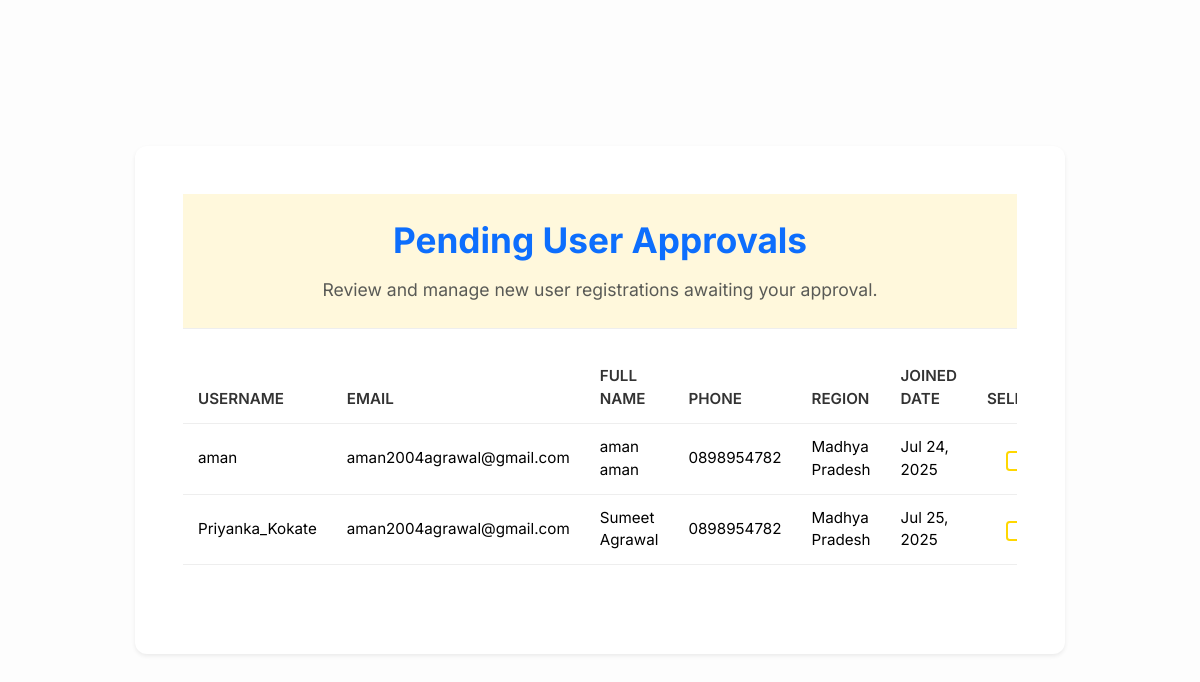
The app's page /requestPage/ (signed in) with its own data.
### salesmanPanel/models.py (models this page shows, shortened)
class CustomUser(AbstractUser):
    phone = models.CharField(max_length=15)
    address = models.TextField(blank=True)
    region = models.CharField(max_length=100)
    is_approved = models.BooleanField(default=False)

### salesmanPanel/views.py (the view)
# urls.py: path('requestPage/', views.requestPage, name='requestPage'),
@login_required
@user_passes_test(is_admin)
def requestPage(request):
    pending_users = CustomUser.objects.filter(is_superuser = False,is_approved=False)
    context = {
        'pending_users': pending_users,   # Pass the pending users to the template
    }
    return render(request, 'salesmanPortal/requestPage.html',context)

### salesmanPanel/views.py (called while the page is built)
def is_admin(user):
    return user.is_staff # is_superuser implies is_staff, so this covers both.

### templates/salesmanPortal/requestPage.html (shortened to what this page needs)
{% load static %}
<!DOCTYPE html>
<html lang="en">
<head>
    <link href="https://cdn.jsdelivr.net/npm/bootstrap@5.3.3/dist/css/bootstrap.min.css" rel="stylesheet" xintegrity="sha384-QWTKZyjpPEjISv5WaRU9OFeRpok6YctnYmDr5pNlyT2bRjXh0JMhjY6hW+ALEwIH">
    <link rel="stylesheet" href="https://cdn.jsdelivr.net/npm/bootstrap-icons@1.10.5/font/bootstrap-icons.css">
</head>
<body>
<div class="content-wrapper">
    <div class="container py-5">
        <div class="card shadow-sm border-0 rounded-lg">
            <div class="card-body p-4 p-md-5">
                <div class="section-header mb-4 text-center">
                    <h2 class="section-title text-primary fw-bold mb-3">Pending User Approvals</h2>
                    <p class="text-muted lead-text">Review and manage new user registrations awaiting your approval.</p>
                </div>
                <div class="pending-users-section">
                    {% if pending_users %}
                    <div class="table-responsive">
                        <table class="table users-table table-hover table-borderless align-middle">
                            <thead class="bg-light">
                                <tr>
                                    <th scope="col">Username</th>
                                    <th scope="col">Email</th>
                                    <th scope="col">Full Name</th>
                                    <th scope="col">Phone</th>
                                    <th scope="col">Region</th>
                                    <th scope="col">Joined Date</th>
                                    <th scope="col" class="text-center">Select</th>
                                </tr>
                            </thead>
                            <tbody>
                                {% for user in pending_users %}
                                <tr data-email-row="{{ user.email }}">
                                    <td data-label="Username">{{ user.username }}</td>
                                    <td data-label="Email">{{ user.email }}</td>
                                    <td data-label="Full Name">{{ user.first_name }} {{ user.last_name }}</td>
                                    <td data-label="Phone">{{ user.phone }}</td>
                                    <td data-label="Region">{{ user.region }}</td>
                                    <td data-label="Joined Date">{{ user.date_joined|date:"M d, Y" }}</td>
                                    <td data-label="Select" class="text-center">
                                        <input type="checkbox" class="form-check-input approve-checkbox" data-email-id="{{ user.email }}">
                                    </td>
                                </tr>
                                {% endfor %}
                            </tbody>
                        </table>
                    </div>
                    {% else %}
                    <div class="no-pending-users text-center p-5">
                        <i class="bi bi-person-check-fill display-4 text-muted mb-3"></i>
                        <p class="lead text-muted">No pending user accounts requiring approval at the moment.</p>
                    </div>
                    {% endif %}
                </div>
            </div>
        </div>
    </div>
</div>
</body>
</html>

### templates/salesmanPortal/requestPage.html (style rules this page uses)
:root { --golden-primary: #FFD700; --golden-dark: #DAA520; --golden-light: #FFF8DC; --theme-text-dark: #333333; --theme-text-medium: #666666; --theme-text-light: #AAAAAA; --theme-background-light: #FDFDFD; --theme-background-card: #FFFFFF; --theme-border: #EEEEEE; --theme-shadow: rgba(0, 0, 0, 0.08); --font-family-primary: 'Inter', sans-serif; --status-approved: #4CAF50; --status-pending: var(--golden-dark); --status-discarded: #F44336; }
body { font-family: var(--font-family-primary); background-color: var(--theme-background-light); color: var(--theme-text-dark); min-height: 100vh; display: flex; flex-direction: column; margin: 0; padding: 0; box-sizing: border-box; }
.content-wrapper { flex-grow: 1; display: flex; flex-direction: column; justify-content: center; align-items: center; padding: 20px; }
.container { max-width: 960px; width: 100%; padding: 0 15px; }
.card { border-radius: 12px; box-shadow: 0 8px 25px var(--theme-shadow); background-color: var(--theme-background-card); border: 1px solid var(--theme-border); overflow: hidden; }
.section-header { background-color: var(--golden-light); padding: 25px 20px; border-bottom: 1px solid var(--theme-border); margin-bottom: 30px; text-align: center; }
.section-title { color: var(--golden-dark); font-weight: 700; margin-bottom: 10px; font-size: 2.2em; }
.lead-text { color: var(--theme-text-medium); font-size: 1.1em; margin: 0; }
.users-table { width: 100%; border-collapse: collapse; font-size: 0.95em; }
.users-table thead { background-color: var(--golden-light); }
.users-table th, .users-table td { padding: 12px 15px; text-align: left; border-bottom: 1px solid var(--theme-border); }
.users-table th { color: var(--theme-text-dark); font-weight: 600; text-transform: uppercase; }
.approve-checkbox { width: 20px; height: 20px; border-radius: 4px; border: 2px solid var(--golden-primary); appearance: none; -webkit-appearance: none; -moz-appearance: none; cursor: pointer; position: relative; outline: none; transition: background-color 0.2s ease, border-color 0.2s ease; }

### records on screen
CustomUser: username "aman", email "aman2004agrawal@gmail.com", first_name "aman", last_name "aman", phone "0898954782", region "Madhya Pradesh", date_joined "Jul 24, 2025"
CustomUser: username "Priyanka_Kokate", email "aman2004agrawal@gmail.com", first_name "Sumeet", last_name "Agrawal", phone "0898954782", region "Madhya Pradesh", date_joined "Jul 25, 2025"
